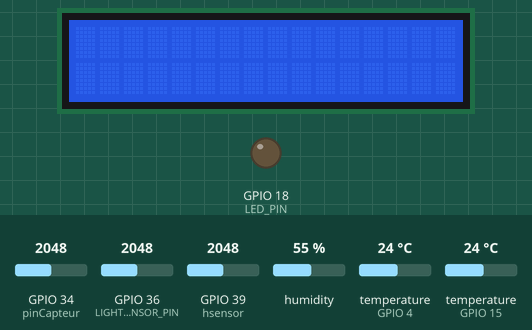
Recording of a sketch running on a simulated ESP32. Shown: 16×2 character LCD, output pins drawn as LEDs (lit = HIGH). The inputs (shaded band) are chosen by the test bench; at power-on: humidity 55 %, GPIO 36 (LIGHT_SENSOR_PIN) = 2048, temperature (sensors on GPIO 4, GPIO 15) 24 °C, GPIO 34 (pinCapteur) = 2048, GPIO 39 (hsensor) = 2048. WiFi joins after 1.5 s; servers stay silent unless stated; what the sketch prints to the serial monitor is not drawn.

Above: at 3.0 s.
3.1 s: humidity set to 22 %
14.2 s: GPIO 36 (LIGHT_SENSOR_PIN) set to 545
24.8 s: GPIO 36 (LIGHT_SENSOR_PIN) set to 455
At 38.7 s:
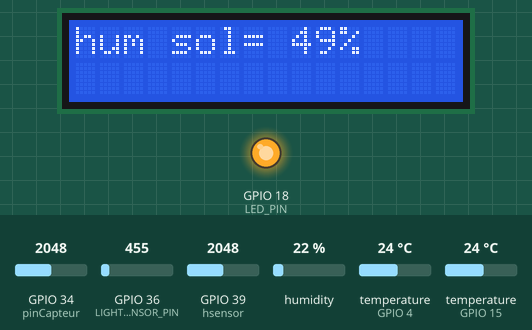
38.8 s: temperature (sensor on GPIO 4) set to 12 °C
At 44.7 s:
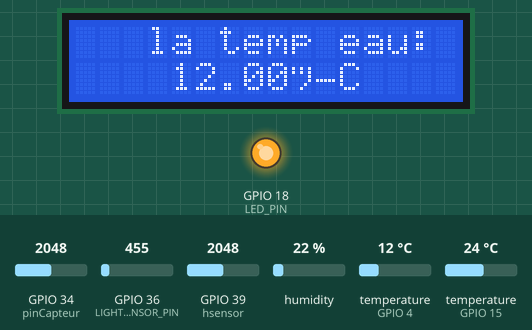
52.8 s: GPIO 34 (pinCapteur) set to 2866
At 63.1 s:
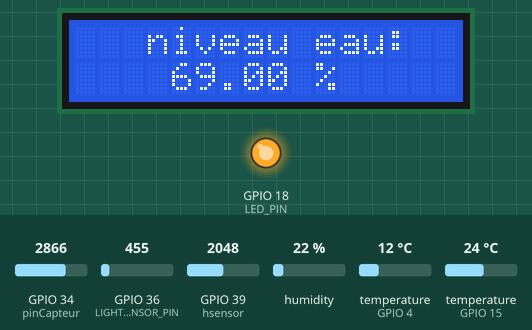
65.8 s: GPIO 39 (hsensor) set to 2866
At 71.9 s:
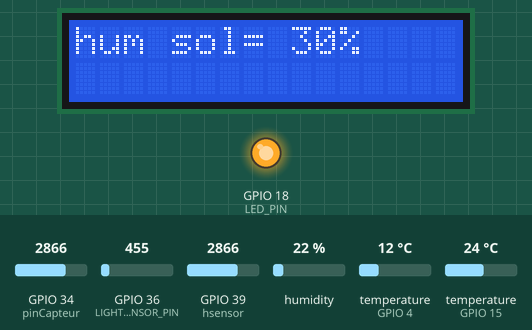
Timing chart, 0 to 73.4 s (numbered marks = the images above; inputs shaded):
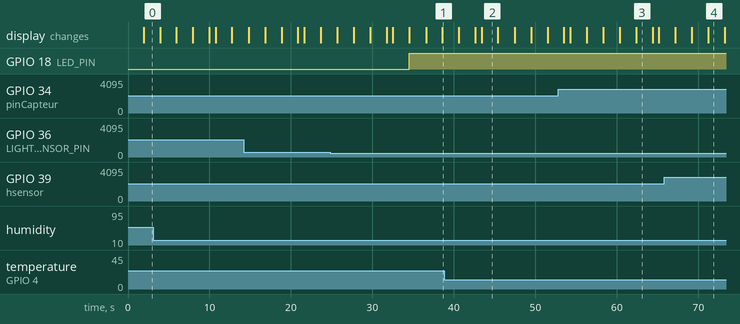

Measured:
- the behaviour switches between 500 and 499 on GPIO 36 (LIGHT_SENSOR_PIN) (found by bisection; images 0 and 1)
- after the input at 24.8 s, GPIO 18 (LED_PIN): LOW → HIGH after 9.7 s
- what the display in image 2 shows lasts 2.0 s, from 43.4 s to 45.4 s

The sketch:

smart_aquarium.ino
```cpp
#include <WiFi.h>
#include <WiFiClient.h>
#include <BlynkSimpleEsp32.h>
#include <Adafruit_Sensor.h>
#include "DHT.h"
#include <LiquidCrystal_I2C.h>
#include <OneWire.h>
#include <DallasTemperature.h>
#define DHT11PIN 15
#define LIGHT_SENSOR_PIN 36  // ESP32 pin GIOP36 (ADC0) connected to light sensor
#define LED_PIN 18  // ESP32 pin GIOP22 connected to LED
#define ANALOG_THRESHOLD  500

DHT dht(DHT11PIN, DHT11);
int lcdColumns = 16;
int lcdRows = 2;

LiquidCrystal_I2C lcd(0x27, lcdColumns, lcdRows);
char auth[] = "xF_CEvzCcd9l7S--E5o2wqBIkUtk26qg";  // Insérez votre jeton d'authentification Blynk
char ssid[] = "Redmi 9T";         // Insérez votre nom de réseau WiFi
char pass[] = "rouuuua1234";    // Insérez votre mot de passe WiFi
float hsensor = A3; // Broche analogique utilisée pour la lecture du capteur
float sensorValue = 0; // Variable qui stockera la valeur lue sur le capteur
int moisture;
float humidity;
const int pinCapteur = 34;
const int oneWireBus = 4;
OneWire oneWire(oneWireBus);
DallasTemperature sensors(&oneWire);
void setup()
{
  Serial.begin(115200);
  Blynk.begin(auth, ssid, pass);
  dht.begin(); //Start the DHT11 Sensor
  pinMode(LED_PIN, OUTPUT);
  sensors.begin();
  lcd.init();
  lcd.backlight();
}
void loop()
{Blynk.run();
//dht11
  float humi = dht.readHumidity();
  float temp = dht.readTemperature();
  Serial.print("Temperature: ");
  Serial.print(temp);
  Serial.print("ºC ");
  Serial.print("Humidity: ");
  Serial.println(humi);
  if (isnan(temp) || isnan(humi)) {
    Serial.println("Failed to read from DHT sensor!");
    return;
  }
  Blynk.virtualWrite(V0, temp);
  Blynk.virtualWrite(V1, humi);
  delay(2000);
  lcd.setCursor(0, 0);
  lcd.print("Temp ext:");
  lcd.print(temp);
  lcd.print("°C");
  lcd.setCursor(0, 1);
  lcd.print("hum ext:");
  lcd.print(humi);
  lcd.print("%");
  delay(2000);
  lcd.clear();

  //cap de sol
  sensorValue = analogRead(hsensor);
  moisture = ( 100 - ( (sensorValue/4095.00) * 100 ) );
  Serial.print("hum sol =");
  Serial.print(moisture);  /* Print Temperature on the serial window */
  Serial.println("%");
  //sensorValue = analogRead(hsensor);// lire la valeur aux bornes de capteur
  //Serial.print("moisture=");
  //Serial.print(sensorValue);
  Blynk.virtualWrite(V2, moisture);
  lcd.setCursor(0,0);
  lcd.print("hum sol= ");
  lcd.print(moisture);
  lcd.print("%");
  delay(2000);
  lcd.clear();

  // cap de niveau
  int valeurCapteur = analogRead(pinCapteur);
  float pourcentageNiveau = map(valeurCapteur, 0, 4095, 0, 100);
  Blynk.virtualWrite(V3, pourcentageNiveau);
  Serial.print("Niveau d'eau : ");
  Serial.print(pourcentageNiveau);
  Serial.println("%");
  lcd.setCursor(3, 0);
  lcd.print("niveau eau:");
  lcd.setCursor(4,1);
  lcd.print(pourcentageNiveau);
  lcd.print(" %");
  delay(2000);
  lcd.clear();

  // cap temp de l'eau
  sensors.requestTemperatures();
  float temperatureC = sensors.getTempCByIndex(0);
  Serial.print("Temperature eau: ");
  Serial.print(temperatureC);
  Serial.println("ºC");
  Blynk.virtualWrite(V4, temperatureC);
  lcd.setCursor(3, 0);
  lcd.print("la temp eau:");
  lcd.setCursor(4,1);
  lcd.print(temperatureC);
  lcd.print("°C");
  delay(2000);
  lcd.clear();

  //lumiere
  int analogValue = analogRead(LIGHT_SENSOR_PIN); // read the value on analog pin
  if (analogValue < ANALOG_THRESHOLD)
    digitalWrite(LED_PIN, HIGH); // turn on LED
  else
    digitalWrite(LED_PIN, LOW);  // turn off LED
}
```
